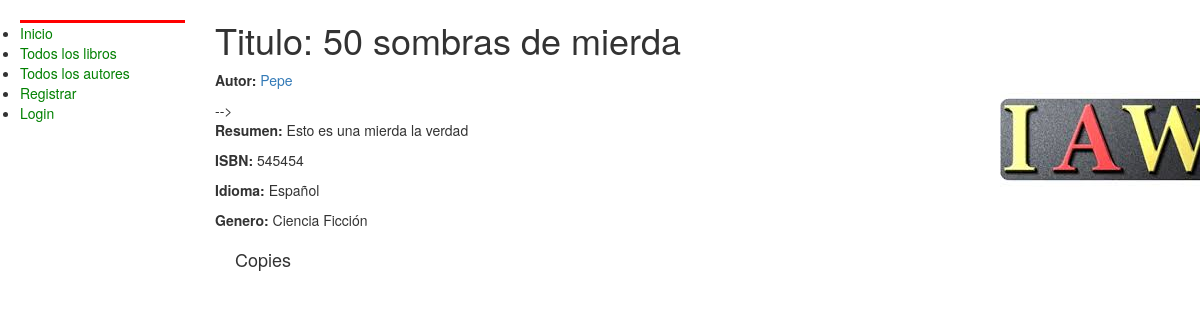
/libro/1, run on the app's committed database.
### catalogo/models.py (models this page shows, shortened)
class Libro(models.Model):
	titulo = models.CharField(max_length=200)
	Idioma = models.CharField(max_length=8)
	genero = models.ManyToManyField(Genero, help_text="Seleccione un genero para este libro")
	ISBN = models.CharField(max_length=13)
	Fecha_Publicacion = models.DateField(null=True)
	Resumen = models.CharField(max_length=1000)
	Autor = models.ForeignKey('Autor' , on_delete=models.SET_NULL, null=True)
	Precio = models.PositiveIntegerField(default=0)

class Autor(models.Model):
	Nombre = models.CharField(max_length=60)
	Biografia = models.CharField(max_length=1000)
	Genero = models.CharField(max_length=80,) #choices=array_choice)
	def __str__(self):
		return self.Nombre

class Genero(models.Model):
	name = models.CharField(max_length=80)
	def __str__(self):
		return self.name

### catalogo/views.py (the view)
# urls.py: url(r'^libro/(?P<pk>\d+)$', views.BookDetailView.as_view(), name='libro'),
class BookDetailView(generic.DetailView):
    model = Libro
    template_name = 'catalog/detalle_libro.html'
    context_object_name = 'libro'

### catalogo/templates/catalog/detalle_libro.html (shortened to what this page needs)
{% extends "base_generic.html" %}
{% block content %}
  <h1>Titulo: {{ libro.titulo }}</h1>
  <p><strong>Autor:</strong> <a href="{% url 'detalle_autor' libro.Autor.pk %}">{{ libro.Autor }}</a></p> -->
  <p><strong>Resumen:</strong> {{ libro.Resumen }}</p>
  <p><strong>ISBN:</strong> {{ libro.ISBN }}</p>
  <p><strong>Idioma:</strong> {{ libro.Idioma }}</p>
  <p><strong>Genero:</strong> {% for genero in libro.genero.all %} {{ genero }}{% if not forloop.last %}, {% endif %}{% endfor %}</p>
 <div style="margin-left:20px;margin-top:20px">
    <h4>Copies</h4>
  </div>
{% endblock %}

### catalogo/static/catalogo/style.css (style rules this page uses)
body { background: white url("images/descarga.jpeg") no-repeat; background-position: 1000px; }

### data on the page
Libro: titulo "50 sombras de mierda", Autor "Pepe", Resumen "Esto es una mierda la verdad", ISBN "545454", Idioma "Español"
Genero: name "Ciencia Ficción"
